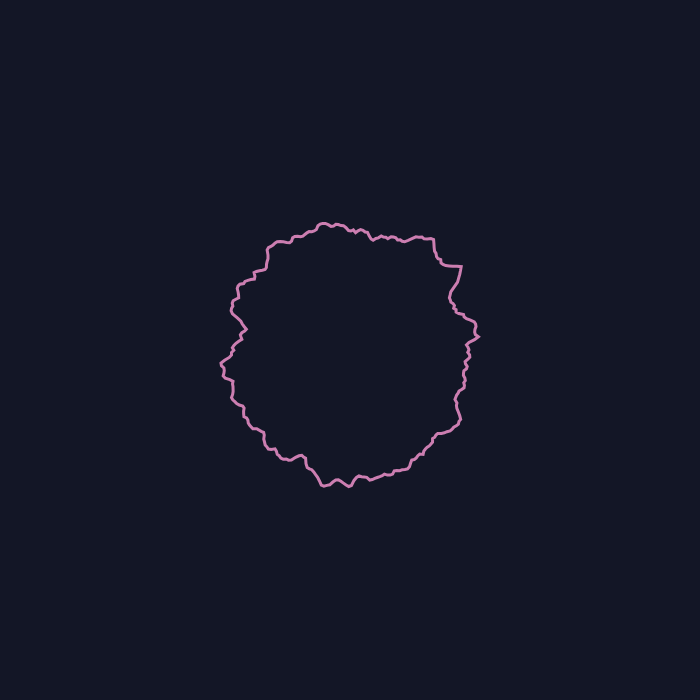
Frame 1 (no input)
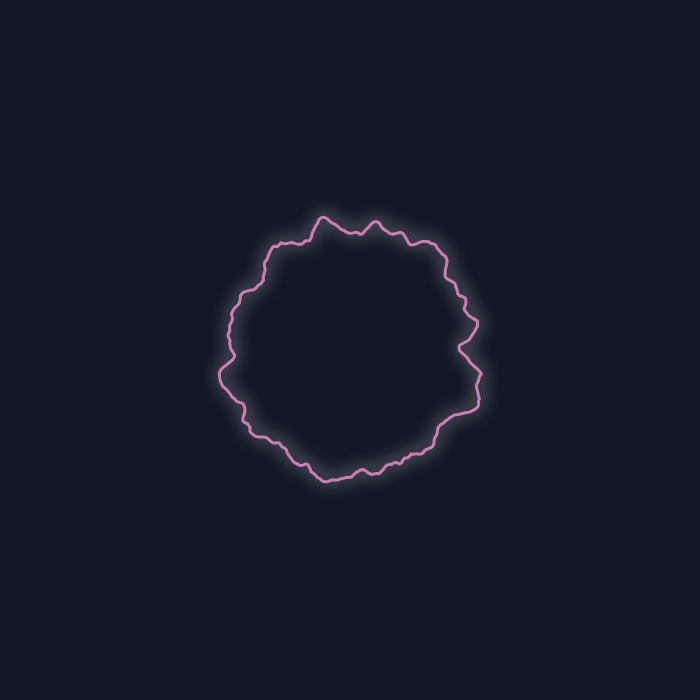
Frame 60 (no input)
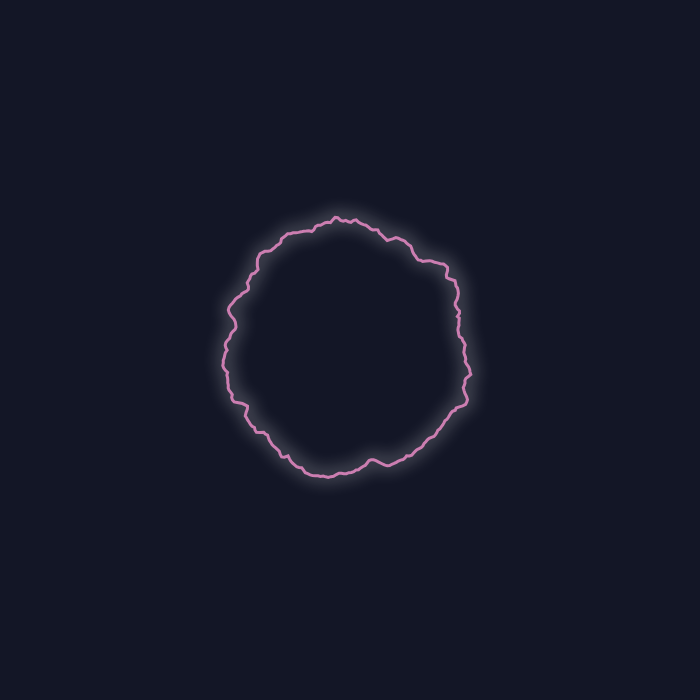
Frame 120 (the mouse pressed at the canvas centre since frame 60)

The p5.js sketch that drew these frames (run headless with seeded random() and noise() and a simulated clock; from frame 60 on, the mouse is pressed at the canvas centre):

// p5.js sketch
// ── sketch.js
let nosieMaxSlider;
let nosieMaxValue;

let noiseMax = 0.5;
let zOff = 0;

function setup(){
  createCanvas(700, 700);
  // angleMode(DEGREES);
  colorMode(HSB);
  stroke(321, 38, 80);
  strokeWeight(3);
  noFill();

  //Create slider!
  noiseMaxValue = createDiv();
  noiseMaxValue.class("valueDisplay");
  noiseMaxSlider = createSlider(0, 20, 10, 0.1);
  noiseMaxSlider.class("Slider");
}

function draw(){
  background(230, 50, 15);
  translate(width/2, height/2);

  polarPerlinNoiseLoop();
  shadow();

  noiseMaxValue.html("noise max value: " + noiseMaxSlider.value());
}

function polarPerlinNoiseLoop(){
  beginShape();
  for(let theta = 0; theta < TWO_PI; theta += 0.02){
    let xOff = map(cos(theta), -1, 1, 0, noiseMaxSlider.value());
    let yOff = map(sin(theta), -1, 1, 0, noiseMaxSlider.value());
    let r = map(noise(xOff, yOff, zOff), 0, 2, 100, 200);
    let x = r * cos(theta);
    let y = r * sin(theta);
    vertex(x, y);
  }
  endShape(CLOSE);
  zOff += 0.02;
}

function shadow(){
  drawingContext.shadowOffsetX = 1;
  drawingContext.shadowOffsetY = -1;
  drawingContext.shadowBlur = 18;
  drawingContext.shadowColor = 'rgba(255, 255, 255)';
}
